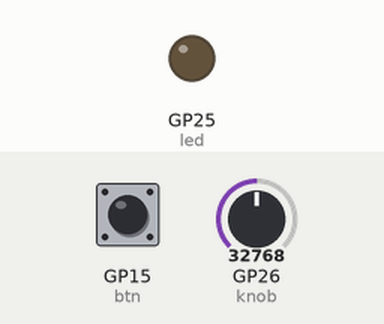
A program run on a simulated Raspberry Pi Pico running CircuitPython. On the bench: output pins drawn as LEDs (lit = HIGH). Inputs (shaded band) come from the test bench; at power-on: GP15 (btn) HIGH, GP26 (knob) = 32768 (analog values on the 0–65535 scale). MIDI messages are not drawn.

Above: at 1.2 s.
1.3 s: GP15 (btn) pulled LOW for 0.15 s
At 1.37 s:
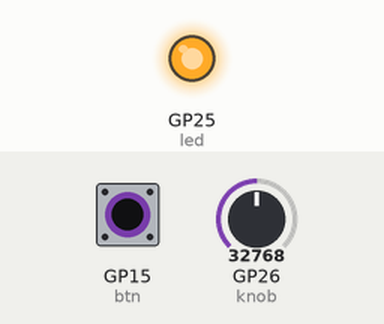
2.9 s: GP15 (btn) pulled LOW for 3.2 s
At 6.4 s:
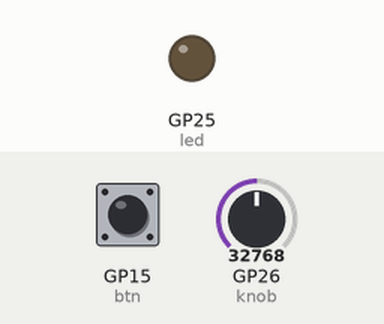
Timing chart, 0 to 7.9 s (numbered marks = the images above; inputs shaded):
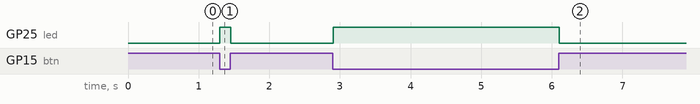

The program:

code.py
```python
# code.py — Raspberry Pi Pico (RP2040) + CircuitPython
# One-button USB-MIDI controller (Note On/Off)
# Requirements:
#  - CircuitPython for RP2040 installed on your Pico
#  - "adafruit_midi" library folder copied to CIRCUITPY/lib
#
# Wiring:
#  - Push button between GP15 and GND
#  - Uses internal pull-up; pressed = LOW
#
# Behavior:
#  - Press:  Note On (C4, velocity 100) on MIDI channel 1
#  - Release: Note Off
#
# Tip: If nothing appears in your DAW, try changing usb_midi.ports[1] to ports[0].

import time
import board
import digitalio
import analogio
import usb_midi
from adafruit_midi import MIDI
from adafruit_midi.note_on import NoteOn
from adafruit_midi.note_off import NoteOff
from adafruit_midi.control_change import ControlChange

# === User settings ===
BUTTON_PIN = board.GP15     # GPIO pin for button
MIDI_NOTE = 60              # C4
VELOCITY = 100              # 1-127
CHANNEL = 0                 # 0=ch1, 15=ch16
DEBOUNCE_MS = 20            # debounce time
CC_NUMBER = 1               # Modulation wheel (CC1)
CC_DEADBAND = 1             # (legacy) basic change threshold
# --- Knob noise handling ---
ADC_SAMPLES = 8             # oversample count for averaging
CC_HYSTERESIS = 2           # min CC change to send
CC_SEND_MIN_MS = 25         # min interval between CC sends
EDGE_DEADZONE = 3           # clamp near 0/127 to suppress edge jitter

# === Hardware setup ===
btn = digitalio.DigitalInOut(BUTTON_PIN)
btn.direction = digitalio.Direction.INPUT
btn.pull = digitalio.Pull.UP  # internal pull-up: idle HIGH

# Onboard LED setup
led = digitalio.DigitalInOut(board.LED)
led.direction = digitalio.Direction.OUTPUT
led.value = False

# Knob (ADC) setup — GP26 is A0 on Pico
knob = analogio.AnalogIn(board.A0)

# Use USB MIDI OUT (try ports[0] if your system needs it)
midi = MIDI(midi_out=usb_midi.ports[1], out_channel=CHANNEL)

last_state = btn.value
last_change_ms = time.monotonic_ns() // 1_000_000
note_on_sent = False
last_cc_val = -1
last_cc_sent_ms = 0

def now_ms():
    return time.monotonic_ns() // 1_000_000

def adc_to_cc(val: int) -> int:
    # Convert 16-bit ADC (0-65535) to MIDI 7-bit (0-127)
    return int((val / 65535) * 127)

def read_knob_avg(samples: int = ADC_SAMPLES) -> int:
    total = 0
    for _ in range(samples):
        total += knob.value
    return total // samples

while True:
    current = btn.value  # True = released, False = pressed (because of pull-up)
    t = now_ms()

    if current != last_state and (t - last_change_ms) > DEBOUNCE_MS:
        last_change_ms = t
        last_state = current

        if current is False and not note_on_sent:
            # Button pressed -> send Note On
            midi.send(NoteOn(MIDI_NOTE, VELOCITY))
            note_on_sent = True
            led.value = True
        elif current is True and note_on_sent:
            # Button released -> send Note Off
            midi.send(NoteOff(MIDI_NOTE, 0))
            note_on_sent = False
            led.value = False

    # Knob handling — averaged + clamped + rate-limited to reduce jitter
    raw = read_knob_avg()
    cc_val = adc_to_cc(raw)
    # Edge clamping to hold hard 0/127 zones
    if cc_val <= EDGE_DEADZONE:
        cc_val = 0
    elif cc_val >= 127 - EDGE_DEADZONE:
        cc_val = 127

    if (abs(cc_val - last_cc_val) >= CC_HYSTERESIS) and ((t - last_cc_sent_ms) >= CC_SEND_MIN_MS):
        midi.send(ControlChange(CC_NUMBER, cc_val))
        last_cc_val = cc_val
        last_cc_sent_ms = t

    time.sleep(0.005)  # small idle to reduce CPU usage
```

Measured:
- after the input at 1.3 s, GP25 (led): LOW → HIGH at once, → LOW 0.15 s later
- after the input at 2.9 s, GP25 (led): LOW → HIGH at once, → LOW 3.2 s later
